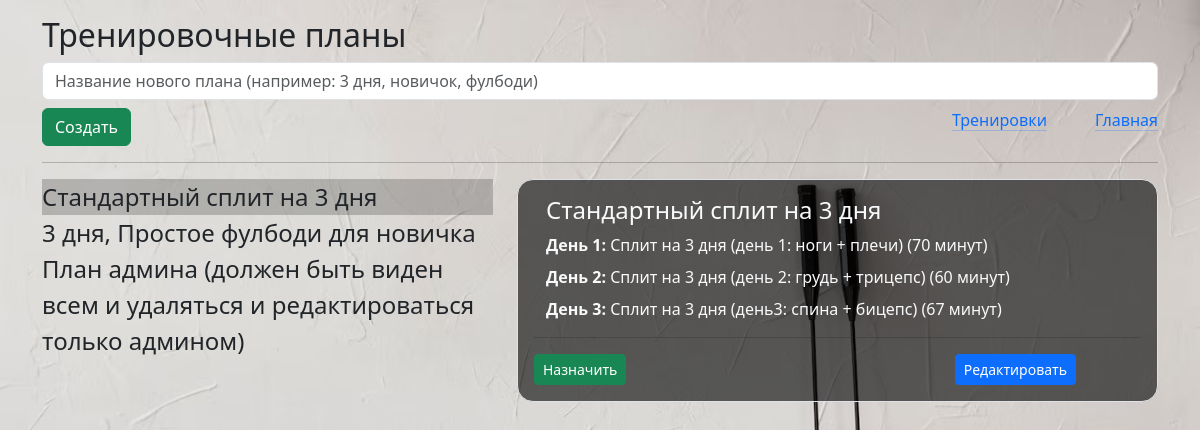
Screenshot of /plans_all (signed in) with the database file from the repository.
### _models.py (models this page shows, shortened)
class Plan(db.Model):
    __tablename__ = 'plans'
    id = db.Column(db.Integer, primary_key=True)
    name = db.Column(db.String, default='New Plan')
    owner = db.Column(db.String, default='Admin')
    trainings = relationship('Training', secondary='plan_trainings', back_populates='plans')

class Training(db.Model):
    __tablename__ = 'trainings'
    training_id = db.Column(db.Integer, primary_key=True)
    name = db.Column(db.String(50), nullable=False)
    exercises = relationship('Exercise', secondary='training_exercises', overlaps="trainings")
    user_trainings = relationship('UserTraining', back_populates='training', cascade='all, delete-orphan')
    plans = relationship('Plan', secondary='plan_trainings', back_populates='trainings')

### main.py (the view)
@app.route('/plans_all', methods=['POST', 'GET'])
def plans_all():
    plans = Plan.query.filter_by(owner=current_user.name).all()
    admin_plans = Plan.query.filter_by(owner='admin').all() # тут нужно сделать через role, также удаление и переименование
    plans += admin_plans
    plan_trainings = Plan_Trainings.query.all()
    trains = Training.query.all()
    trainings_in_plan = {}  # {plan: [trains], ...}
    for plan in plans:
        trainings_in_plan[plan] = []
        for plan_train in plan_trainings:
            for train in trains:
                if train.training_id == plan_train.training_id and plan_train.plan_id == plan.id:
                    train_time = 0
                    for exercise in train.exercises:
                        te = TrainingExercise.query.filter_by(training_id=train.training_id, exercise_id=exercise.exercise_id).first()
                        train_time += te.sets * exercise.time_per_set
                    trainings_in_plan[plan].append([train, train_time])
    return render_template('plans_all.html', trainings_in_plan=trainings_in_plan)

### main.py (called while the page is built)
@login_manager.user_loader
def load_user(user_id):
    return User.query.get(int(user_id))

### templates/plans_all.html (shortened to what this page needs)
{% extends 'base.html' %}
{% block body %}
<div class="mt-3">
    <h2>Тренировочные планы</h2>
    <form action="/plan_new/0" method="post">
        <div class=" mb-2">
            <input type="text" name="plan_name" id="plan_name" class="form-control" placeholder="Название нового плана (например: 3 дня, новичок, фулбоди)" required>
        </div>
        <div class="mb-2 d-flex">
            <div class="flex-grow-1">
                <input type="submit" class="btn btn-success" value="Создать">
            </div>
            <div class="me-5">
                <a href="/new_train" class="1mx-3 link-primary link-offset-2 link-underline-opacity-25 link-underline-opacity-100-hover">Тренировки</a>
            </div>
            <div class="">
                <a href="/" class=" link-primary link-offset-2 link-underline-opacity-25 link-underline-opacity-100-hover">Главная</a>
            </div>
        </div>
    </form>
    <hr>
    <div class="row">
        <div class="col-5">
            <div class="list-group" id="list-tab" role="tablist">
            {% for plan, trains in trainings_in_plan.items() %}
              <a class="nav-link {% if loop.index == 1 %} active {% endif %} link-underline link-underline-opacity-0 bg-opacity-0 fs-4" data-bs-toggle="list" href="#plan{{plan.id}}" role="tab">
                  {{plan.name}}
              </a>
              {% endfor %}
            </div>
        </div>
        <div class="col-7">
            <div class="tab-content" id="nav-tabContent">
              {% for plan, trains in trainings_in_plan.items() %}
                <div class="tab-pane fade {% if loop.index == 1 %} show active {% endif %} border rounded-4 bg-opacity-60 p-3" id="plan{{plan.id}}" role="tabpanel" >
                    <div class="container text-light">
                    <h4>{{plan.name}}</h4>
                        </div>
                    {% for i in range(trains|length) %}
                    <div class="container mb-2 text-light">
                        <b>День {{i+1}}: </b> {{trains[i][0].name}} ({{ trains[i][1] }} минут)
                    </div>
                    {% endfor %}
                    <hr>
                    <div class="row">
                        <div class="col-8">
                            <a href="/assign_training/{{plan.id}}" class="btn btn-success btn-sm">Назначить</a>
                        </div>
                        <div class="col-4">
                            <a href="/plan_new/{{plan.id}}" class="btn btn-primary btn-sm">Редактировать</a>
                        </div>
                    </div>
                </div>
              {% endfor %}
            </div>
        </div>
    </div>
</div>
{% endblock %}

### static/css/main.css (style rules this page uses)
body { background-image: url('../imgs/background.jpg'); background-size: cover; background-repeat: no-repeat; background-attachment: fixed; }
.bg-opacity-60 { background-color: rgba(0, 0, 0, 0.6); }
.bg-opacity-0 { background-color: rgba(0, 0, 0, 0); transition: background-color 0.3s; }
.nav-link.active { background-color: rgba(0, 0, 0, 0.2); }

### rows the page displays
Plan: name "Стандартный сплит на 3 дня", i "1" "2" "3", name "Сплит на 3 дня (день 1: ноги + плечи)" "Сплит на 3 дня (день 2: грудь + трицепс)" "Сплит на 3 дня (день3: спина + бицепс)", trains "70" "60" "67"
Plan: name "3 дня, Простое фулбоди для новичка"
Plan: name "План админа (должен быть виден всем и удаляться и редактироваться только админом)"
